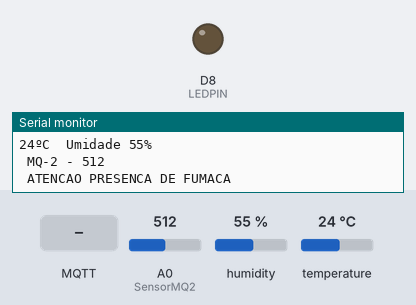
A sketch run on a simulated ESP8266 (NodeMCU). On the bench: output pins drawn as LEDs (lit = HIGH), the last lines printed to the serial monitor. The inputs (shaded band) are chosen by the test bench; at power-on: A0 (SensorMQ2) = 512, humidity 55 %, temperature 24 °C. WiFi joins after 1.5 s; servers stay silent unless stated; no MQTT or app messages arrive unless stated.

Above: at 2.8 s.
2.9 s: MQTT message "1" arrives on the first subscribed topic
At 4.4 s:
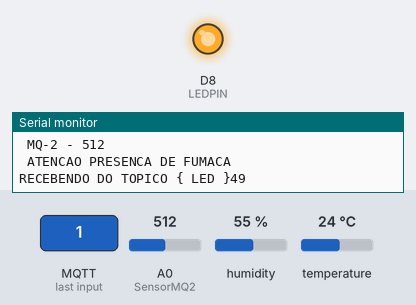
5.1 s: A0 (SensorMQ2) set to 213
6.6 s: A0 (SensorMQ2) set to 191
11.2 s: MQTT message "2" arrives on the first subscribed topic
At 13.0 s:
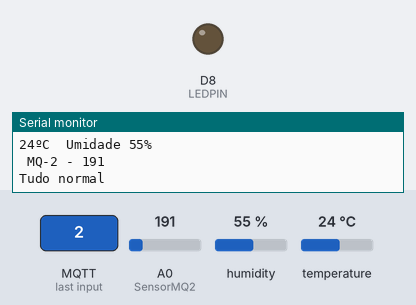
Timing chart, 0 to 14.2 s (numbered marks = the images above; inputs shaded):
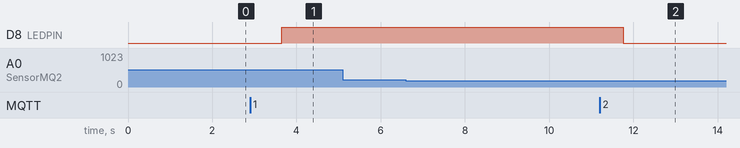

The sketch:

O_Comeco_de_Tudo_2.ino
```cpp
//
#include <ESP8266WiFi.h>// Importa a Biblioteca ESP8266WiFi

//bibliotecas conexão com internet
#include<PubSubClient.h> // Importa a Biblioteca PubSubClient
#include <WiFiManager.h>
#include <DNSServer.h>
//conexão com internet
//
//LED
#define LEDPIN D8
#define TopicoLED "LED"
//LED

////defines - mapeamento de pinos do NodeMCU
//#define D0 16
//#define D1 5
//#define D2 4
//#define D3 0
//#define D4 2
//#define D5 14
//#define D6 12
//#define D7 13
//#define D8 15
//#define D9 3
//#define D10 1
//DHT11
#include "DHT.h"
#define DHTPIN 12 // pino de dados DHT. No pino ESP8266 12 é D6
#define DHTTYPE DHT11 // DHT 11 é o tipo do sensor
DHT dht(DHTPIN, DHTTYPE);
//float h, t, f;
String payload2; //temp, hum,
char buf[256];
char EstadoSaida; //variável que armazena o estado atual da saída
#define TopicoDHT11 "day/tele/dht11"
#define StatusDHT11 "day/stat/dht11"
//DHT11

//MQ2
#define TopicoMQ2 "MQ2"
int SensorMQ2 = A0;
int nivel_sensor = 200;
//MQ2

//MQ9
//#define TopicoMQ9 "MQ9"
//int   SensorMQ9 = A0;//gas e monoxido de carbono
//MQ9


//conecta no servidor de testes do mosquito
const char* mqtt_server = "pedruino.com";

WiFiClient espclient;
//
void callback(char* topic, byte* payload, unsigned int length);
PubSubClient client(mqtt_server, 1883, callback, espclient);

void setup() {

  pinMode(DHTPIN, OUTPUT); //sensor de temperatura
  pinMode(LEDPIN, OUTPUT); //led
  //pinMode(SensorMQ2, INPUT);// FUMAÇA MQ2

  Serial.begin(115200);
  Serial1.begin(9600);
  Serial.println();

  //conexão com internet
  WiFiManager wifiManager; //busca dados gravados na eeprom anteriormente e cria um access point
  wifiManager.autoConnect("Domotica1"); //acessando o ip gerado no monitor serial, abrir no navegador,
  Serial.println("Conectado!)");//escolher a rede para se conectar e trocar as credenciais
  //conexão com internet


  Serial.println("CONECTANDO NA WiFi");
//   WiFi.begin("MotoG3","123456789");       //meu celular
//   WiFi.begin("Dayanna","94959697");         //minha casa

  while (WiFi.status() != WL_CONNECTED) {
    delay(500);
    Serial.print(".");
  }
  Serial.println();
  reconnect();
  dht.begin();
}
void EnviaTemperatura(void)
{

  float h = dht.readHumidity();
  float t = dht.readTemperature();
  int temp = int(t);
  int hum = int(h);

 // if (t < 100){
      payload2 = String(temp) + "ºC  Umidade " + String(hum) + "%";
      strcpy(buf, payload2.c_str());
      //client.subscribe(StatusDHT11);// SUBSCRIBE ENVIA //tópico MQTT de escuta

      if (t >= 40) {
        int state = client.publish(TopicoDHT11, buf);//PUBLISH //tópico MQTT de envio de informações para Broker
        if (state) {
          Serial.println(payload2);
        }
      } else
      {
        Serial.println(payload2);
      }
  //}
}


void callback(char* topic, byte* payload, unsigned int length1) {
  Serial.print("RECEBENDO DO TOPICO { ");
  Serial.print(topic);
  Serial.print(" }");

  for (int i = 0; i < length1; i++) {
    Serial.print(payload[i]);
  }

  if (topic = TopicoLED) {
    if (payload[0] == 49)
      digitalWrite(LEDPIN, HIGH); //ASCII VALUE OF '1' IS 49
    else if (payload[0] == 50)
      digitalWrite(LEDPIN, LOW); //ASCII VALUE OF '2' IS 50
    Serial.println();
  }
  if (topic = "DHT11") { // ID do Flow DHT11
    if (payload[0] == 53) {//ASCII VALUE OF '5' IS 53
      EnviaTemperatura();
      Serial.println("temperatura solicitada");
      client.publish(TopicoDHT11, buf);
    }
  }

}


void reconnect() {

  while (WiFi.status() != WL_CONNECTED) {
    delay(500);
    Serial.println(".");
  }

  while (!client.connected()) {
    Serial.println("Reconectando...");

    if (client.connect("71896bcb.aed4c4")) { // ID do Flow LED
      client.subscribe(TopicoLED);//NOME DO TOPICO
    }
    if (client.connect("b5bcffbf.e368c")) { // ID do Flow DHT11
      EnviaTemperatura();
      client.publish(TopicoDHT11, buf);
    }
  }

}

void loop() {

  client.loop();
  delay(1000);

  if (!client.connected()) {
    reconnect();
  }
  EnviaTemperatura();
  EnviaMQ2();
  //EnviaMQ9();

//  Blynk.run();
//  timer.run();

}
void EnviaMQ2(void)
{
   int sensorValue = analogRead(SensorMQ2);
   Serial.println(" MQ-2 - " + String(sensorValue));
   //
   if (sensorValue > nivel_sensor){
      payload2 = " ATENCAO PRESENCA DE FUMACA ";
      strcpy(buf, payload2.c_str());
      int state = client.publish(TopicoMQ2, buf); //tópico MQTT de envio de informações para Broker
      if (state)
        Serial.println(payload2);
   }else
      Serial.println("Tudo normal");


//  int valor_analogico = analogRead(SensorMQ2);
//  int valor_digital = digitalRead(SensorMQ2);

//  Serial.print("Pino D4 : ");
//  Serial.println(valor_digital);
//  Serial.print(" Pino A0 : ");
//  Serial.println(valor_analogico);
  //   Serial.println(" MQ2 - Fumaceira magnata = " + String(valor_digital));
//     if (valor_analogico > nivel_sensor)
//     {
//          payload2 = "= ATENCAO == PRESENÇA DE FUMAÇA =";
//          strcpy(buf, payload2.c_str());
//          int state = client.publish(TopicoMQ2, buf); //tópico MQTT de envio de informações para Broker
//          if (state)
//            Serial.println(payload2);
//      }
  //    else
  //       Serial.println(payload2);

}


void EnviaMQ9(void)
{

}
```

Measured:
- after the input at 2.9 s, D8 (LEDPIN): LOW → HIGH after 0.76 s
- after the input at 11.2 s, D8 (LEDPIN): HIGH → LOW after 0.55 s
